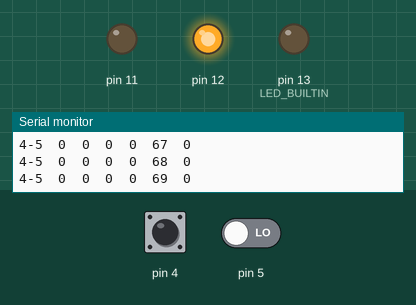
Bench run of a sketch on a simulated Arduino Uno, built with avr-gcc and run on an emulated ATmega328P. On the bench: output pins drawn as LEDs (lit = HIGH), the last lines printed to the serial monitor. The test bench sets the inputs (shaded band); at power-on: pin 4 LOW, pin 5 LOW.

Above: at 1.2 s.
1.3 s: pin 4 driven HIGH
4.3 s: pin 5 driven HIGH
7.3 s: pin 4 pulsed LOW 5 times (0.12 s each, 0.3 s apart)
11.8 s: pin 4 driven LOW and pin 5 driven LOW
14.8 s: pin 4 driven HIGH
At 24.9 s:
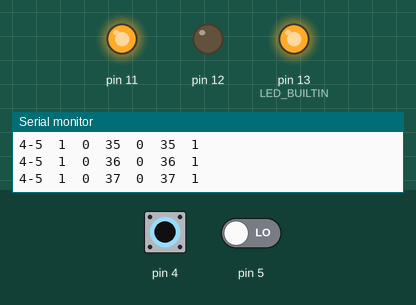
Timing chart, 0 to 25.6 s (numbered marks = the images above; inputs shaded):
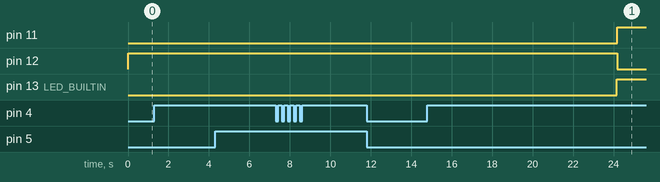

Measured:
- after the input at 14.8 s, pin 11, pin 13 (LED_BUILTIN): LOW → HIGH after 9.4 s; pin 12: HIGH → LOW after 9.4 s

The sketch:

mains-remote-control-1.ino
```cpp
// the setup function runs once when you press reset or power the board

int d3H,d4H, countr1, countr2, genCountr, stateGlob;

void setup() {
  // initialize digital pin LED_BUILTIN as an output.
  pinMode(LED_BUILTIN, OUTPUT);
  pinMode(12, OUTPUT);
  pinMode(11, OUTPUT);
  d3H=0;
  d4H=0;
  countr1 = 0;
  countr2 = 0;
  genCountr = 0;
  stateGlob = 0;

  Serial.begin(9600);
}

// the loop function runs over and over again forever
void loop() {

  d3H = digitalRead(4);
  d4H = digitalRead(5);

  genCountr++;

  if( d3H == 1 ){
    countr1++;
  }

  if( d4H == 1 ){
    countr2++;
  }

  if (countr1 > 299){
    //set state = high
    // and relay is Actuated;
    setState(1);
  }

  if (countr2 > 299){
    //set state = high
    // and relay is De-Actuated;
    setState(0);
  }

  //if ( d3H == 1 & d4H == 1 ){
  //  genCountr++;
  //}

  if( genCountr > 300 ){
    //if there has been no activity for 30 flops,
    //reset both counters and don't change the relay state.
    genCountr = 0;
    countr1 = 0;
    countr2 = 0;
  }

  Serial.print( "4-5\t" );
  Serial.print( d3H );
  Serial.print("\t");
  Serial.print( d4H );
  Serial.print("\t");
  Serial.print( countr1 );
  Serial.print("\t");
  Serial.print( countr2 );
  Serial.print("\t");
  Serial.print( genCountr );
  Serial.print("\t");
  Serial.print( stateGlob  );
  Serial.print("\n");

  if( stateGlob == 0){
    digitalWrite(LED_BUILTIN, LOW);
  }else{
    digitalWrite(LED_BUILTIN, HIGH);
  }

  delay(10);                       // wait for a second

  setRelay();


}

void setRelay(){

  //control 2 device control pins 12 & 11.
  //11 is high when the system state is high;
  //12 is low when the system state is high;
  //11 is low when the system state is low;
  //12 is high when the system state is low;

  if (stateGlob==0){
    digitalWrite(12, HIGH);
    digitalWrite(11, LOW);
  }else{
    digitalWrite(12, LOW);
    digitalWrite(11, HIGH);

  }
}

void setState(int stateVal){
    countr1 = 0;
    countr2 = 0;
    stateGlob = stateVal;

}
```
